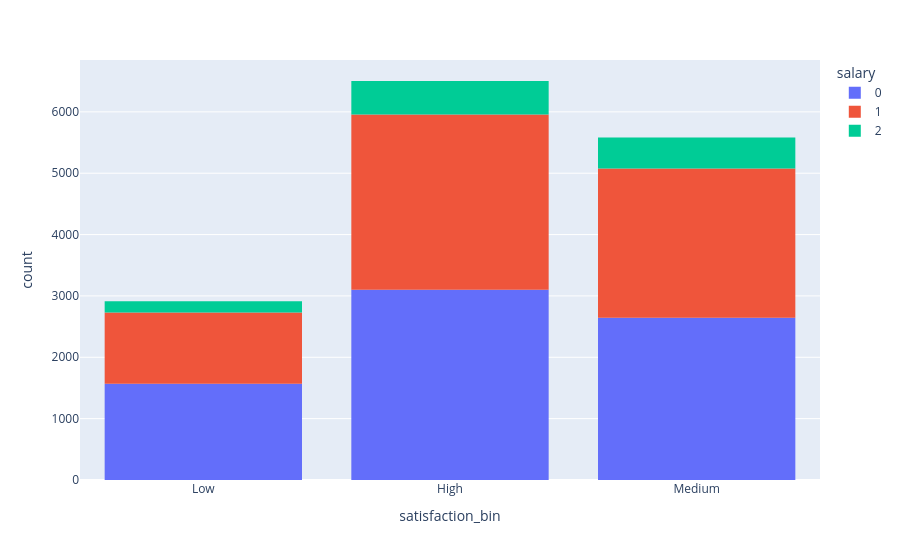

Notebook cell for this chart:
### Code cell
import plotly.express as px

fig = px.histogram(df, x='satisfaction_bin', color='salary')
fig.show()

### Figure 1 — Plotly figure (JSON) as saved in the notebook; plotly's stock layout.template omitted (floating-point values rounded to 4 significant figures; data arrays with more than 128 entries replaced by an {"elided": "..."} marker saying what was removed)
{"data": [{"bingroup": "x", "hovertemplate": "salary=0<br>satisfaction_bin=%{x}<br>count=%{y}<extra></extra>", "legendgroup": "0", "marker": {"color": "#636efa", "pattern": {"shape": ""}}, "name": "0", "orientation": "v", "showlegend": true, "type": "histogram", "x": {"elided": "7316 str values"}, "xaxis": "x", "yaxis": "y"}, {"bingroup": "x", "hovertemplate": "salary=1<br>satisfaction_bin=%{x}<br>count=%{y}<extra></extra>", "legendgroup": "1", "marker": {"color": "#EF553B", "pattern": {"shape": ""}}, "name": "1", "orientation": "v", "showlegend": true, "type": "histogram", "x": {"elided": "6446 str values"}, "xaxis": "x", "yaxis": "y"}, {"bingroup": "x", "hovertemplate": "salary=2<br>satisfaction_bin=%{x}<br>count=%{y}<extra></extra>", "legendgroup": "2", "marker": {"color": "#00cc96", "pattern": {"shape": ""}}, "name": "2", "orientation": "v", "showlegend": true, "type": "histogram", "x": {"elided": "1237 str values"}, "xaxis": "x", "yaxis": "y"}], "layout": {"barmode": "relative", "legend": {"title": {"text": "salary"}, "tracegroupgap": 0}, "margin": {"t": 60}, "xaxis": {"anchor": "y", "domain": [0, 1], "title": {"text": "satisfaction_bin"}}, "yaxis": {"anchor": "x", "domain": [0, 1], "title": {"text": "count"}}}}
